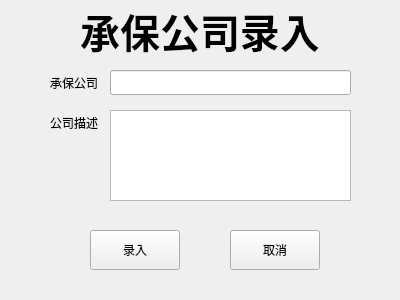
<?xml version="1.0" encoding="UTF-8"?>
<ui version="4.0">
 <class>sys_insurancecomputerForm</class>
 <widget class="QWidget" name="sys_insurancecomputerForm">
  <property name="geometry">
   <rect>
    <x>0</x>
    <y>0</y>
    <width>400</width>
    <height>300</height>
   </rect>
  </property>
  <property name="windowTitle">
   <string>Form</string>
  </property>
  <widget class="QLabel" name="INSUR_LABEL">
   <property name="geometry">
    <rect>
     <x>20</x>
     <y>0</y>
     <width>360</width>
     <height>60</height>
    </rect>
   </property>
   <property name="font">
    <font>
     <pointsize>30</pointsize>
     <weight>75</weight>
     <bold>true</bold>
     <kerning>true</kerning>
    </font>
   </property>
   <property name="text">
    <string>承保公司录入</string>
   </property>
   <property name="alignment">
    <set>Qt::AlignCenter</set>
   </property>
  </widget>
  <widget class="QLineEdit" name="CompanyName">
   <property name="geometry">
    <rect>
     <x>110</x>
     <y>70</y>
     <width>241</width>
     <height>25</height>
    </rect>
   </property>
   <property name="inputMethodHints">
    <set>Qt::ImhNone</set>
   </property>
  </widget>
  <widget class="QLabel" name="label_7">
   <property name="geometry">
    <rect>
     <x>50</x>
     <y>70</y>
     <width>60</width>
     <height>25</height>
    </rect>
   </property>
   <property name="text">
    <string>承保公司</string>
   </property>
   <property name="alignment">
    <set>Qt::AlignLeading|Qt::AlignLeft|Qt::AlignVCenter</set>
   </property>
  </widget>
  <widget class="QLabel" name="label_8">
   <property name="geometry">
    <rect>
     <x>50</x>
     <y>110</y>
     <width>60</width>
     <height>25</height>
    </rect>
   </property>
   <property name="text">
    <string>公司描述</string>
   </property>
   <property name="alignment">
    <set>Qt::AlignLeading|Qt::AlignLeft|Qt::AlignVCenter</set>
   </property>
  </widget>
  <widget class="QPushButton" name="Cancel">
   <property name="geometry">
    <rect>
     <x>230</x>
     <y>230</y>
     <width>90</width>
     <height>40</height>
    </rect>
   </property>
   <property name="text">
    <string>取消</string>
   </property>
  </widget>
  <widget class="QPushButton" name="Entry">
   <property name="geometry">
    <rect>
     <x>90</x>
     <y>230</y>
     <width>90</width>
     <height>40</height>
    </rect>
   </property>
   <property name="text">
    <string>录入</string>
   </property>
  </widget>
  <widget class="QTextEdit" name="Description">
   <property name="geometry">
    <rect>
     <x>110</x>
     <y>110</y>
     <width>241</width>
     <height>91</height>
    </rect>
   </property>
  </widget>
 </widget>
 <resources/>
 <connections/>
</ui>
